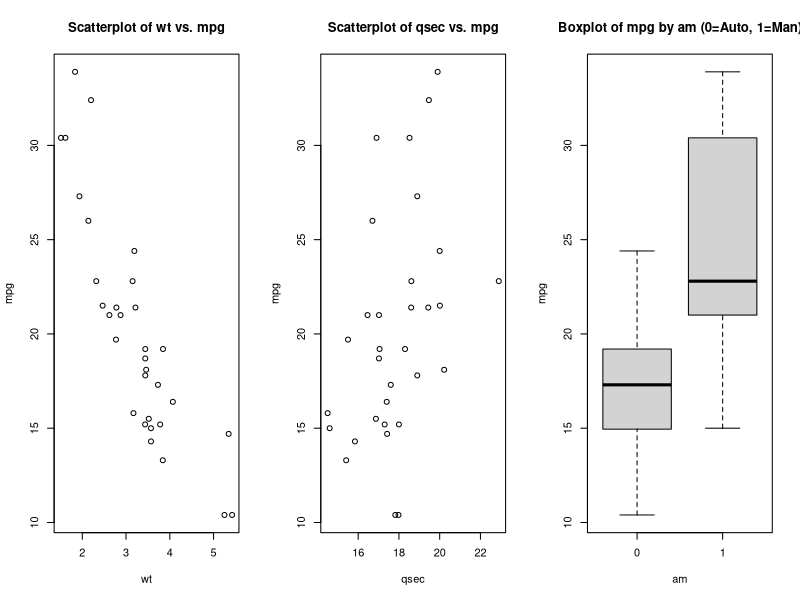

This chart was generated by the following R code:
## ---- chunk 1
knitr::opts_chunk$set(echo = FALSE)
## ---- chunk 2
data("mtcars")
attach(mtcars)
par(mfrow=c(1,3))
plot(wt,mpg, main="Scatterplot of wt vs. mpg", data = mtcars)
plot(qsec,mpg, main="Scatterplot of qsec vs. mpg", data = mtcars)
boxplot(mpg~am, main="Boxplot of mpg by am (0=Auto, 1=Man)", data = mtcars)
